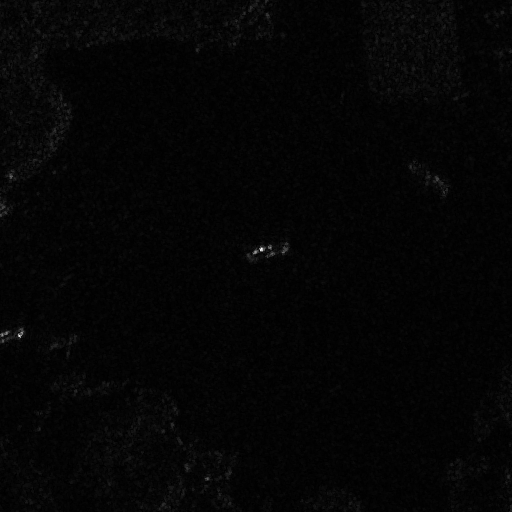
#> input picture data/Cargo/AggregatesCarrier/Ship_C01S01N0001.tiff, 512 x 512 px
$ python -i segment_lgmm.py   (imports and definitions only)
#> lines starting #> are read from the running program, lines starting #| are printed output that depends on the picture; after the words box and inside, x2 and y2 are one past the last pixel; in counts of white or black regions, pixels touching at a corner belong together
#> further down, picture is the input picture: shape (512, 512); min 0, max 255, mean 4.7
import os
from pathlib import Path
import argparse
import random
from concurrent.futures import ProcessPoolExecutor, as_completed
from collections import deque
import numpy as np
import cv2
import pandas as pd
from tqdm import tqdm

try:
    from sklearn.mixture import GaussianMixture
    from sklearn.cluster import KMeans
except Exception as e:
    raise SystemExit("❌ Instalează scikit-learn: pip install scikit-learn\n" + str(e))

IMG_EXTS = [".tiff", ".tif", ".png", ".jpg", ".jpeg"]

# [22 lines left out: functions load_meta, find_image, not called in this run]

def ensure_positive(img: np.ndarray)->np.ndarray:
    x=img.astype(np.float32)
    if np.any(x<=0):
        pos=x[x>0]
        x[x<=0]=np.min(pos) if pos.size else 1.0
    return x

def to_log(gray: np.ndarray)->np.ndarray:
    return np.log1p(ensure_positive(gray))

# [5 lines left out: function read_gray, not called in this run]

def gaussian_if(x: np.ndarray, sigma: float)->np.ndarray:
    if sigma and sigma>0:
        return cv2.GaussianBlur(x, (0, 0), sigmaX=float(sigma))
    return x

def nodata_from_border_zeros(img_u8: np.ndarray) -> np.ndarray:
    z=(img_u8==0).astype(np.uint8)
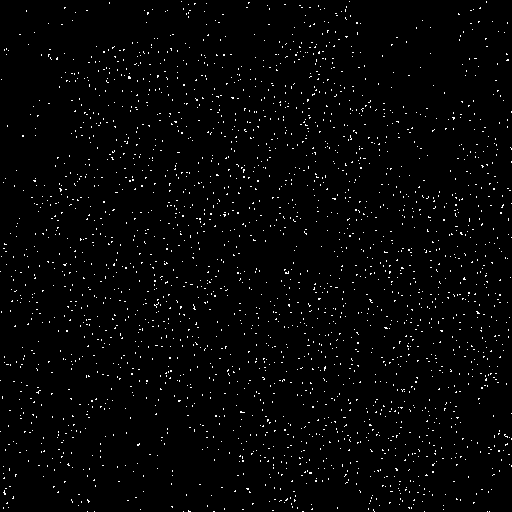
#> z: shape (512, 512); values 0 (black) and 1 (white), 1.9% white in thin lines or dots
    H, W=z.shape
#> H = 512; W = 512
    vis=np.zeros_like(z, dtype=np.uint8)
    q=deque()

    for i in range(H):
        if z[i, 0]: q.append((i, 0))
        if z[i, W-1]: q.append((i, W-1))
    for j in range(W):
        if z[0, j]: q.append((0, j))
        if z[H-1, j]: q.append((H-1, j))

    while q:
        i, j=q.popleft()
        if vis[i, j]: continue
        vis[i, j]=1
        for di, dj in ((1,0),(-1,0),(0,1),(0,-1)):
            ni, nj=i+di, j+dj
            if 0<=ni<H and 0<=nj<W and z[ni, nj] and not vis[ni, nj]:
                q.append((ni, nj))
#> this loop made 40 passes
#> (i, j) on passes 1 to 12: (111, 511), (112, 511), (148, 511), (149, 511), (161, 511), (162, 511), (203, 511), (237, 511), (271, 0), (380, 0), (413, 511), (431, 0)
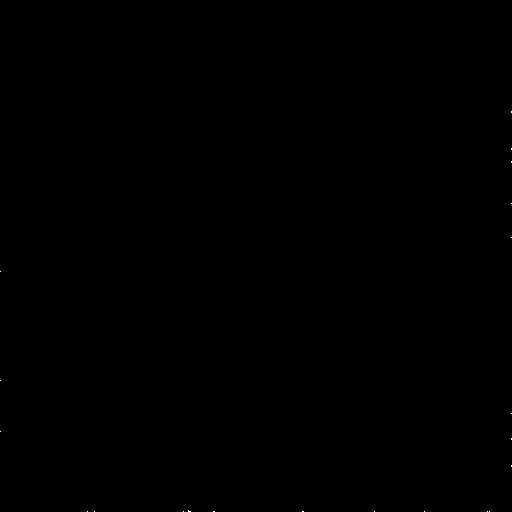
#> vis: shape (512, 512); values 0 (black) and 1 (white), 0.01% white in thin lines or dots, all inside (x1, y1, x2, y2) = (0, 111, 512, 512)
    return vis.astype(bool)

# ---------- Otsu în log (pe pixeli valizi) ----------

# [52 lines left out: functions otsu_mask_from_log, local_variance_log, mask_kmeans_log, mask_varlog_otsu, not called in this run]

def majority_vote(masks: list[np.ndarray]) -> np.ndarray:
    stack=np.stack(masks, axis=0).astype(np.uint8)
    return (stack.sum(axis=0)>=2).astype(np.uint8)


def remove_small_components(bin_img: np.ndarray, min_area: int)->np.ndarray:
    if min_area<=0:
        return bin_img.astype(np.uint8)
    n, lab, stats, _=cv2.connectedComponentsWithStats(bin_img.astype(np.uint8), connectivity=8)
    out=np.zeros_like(bin_img, dtype=np.uint8)
    for i in range(1, n):
        if stats[i, cv2.CC_STAT_AREA]>=min_area:
            out[lab==i]=1
    return out

def fill_small_components(bin_img: np.ndarray, max_area: int, fill_value: int)->np.ndarray:
    if max_area<=0:
        return bin_img
    n, lab, stats, _=cv2.connectedComponentsWithStats(bin_img.astype(np.uint8), connectivity=8)
    out=bin_img.copy().astype(np.uint8)
    for i in range(1, n):
        if stats[i, cv2.CC_STAT_AREA] < max_area:
            out[lab==i]=fill_value
    return out

def postprocess(mask: np.ndarray,
                close_k: int=7,
                min_area_sea: int=300,
                min_area_land: int=0,
                hole_sea: int=1200,
                hole_land: int=300)->np.ndarray:
    m=mask.astype(np.uint8)

    if close_k and close_k>1:
        k=cv2.getStructuringElement(cv2.MORPH_RECT, (close_k, close_k))
        m=cv2.morphologyEx(m, cv2.MORPH_CLOSE, k)

    m=remove_small_components(m, min_area_sea)

    inv=remove_small_components(1-m, min_area_land)
    m=1-inv

    inv=fill_small_components(1 - m, hole_sea, fill_value=0)
    m=1-inv

    m=fill_small_components(m, hole_land, fill_value=0)

    return m.astype(np.uint8)


def segment_with_gmm_sklearn(
    image_gray: np.ndarray,
    close_k: int=7,
    min_area_sea: int=300,
    min_area_land: int=0,
    hole_sea: int=1200,
    hole_land: int=300,
    trim_top_pct: float=1.0,
    cov_type: str="diag",
    random_state: int=0,
    n_init: int=1,
    bic_margin: float=0.0,
    all_sea_thresh: float=0.90,
    all_land_thresh: float=0.05,
    fit_max: int=50_000,
    max_iter: int=50,
    tol: float=1e-3,
    reg_covar: float=1e-6,
    pre_gauss: float=0.0,
)->np.ndarray:

    nodata=nodata_from_border_zeros(image_gray)
    x_log=gaussian_if(to_log(image_gray), pre_gauss)
#> in ensure_positive, `x[x<=0]=np.min(pos) if pos.size else 1.0`: x: shape (512, 512) float32; min 1, max 255, mean 4.7
#> in to_log, `return np.log1p(ensure_positive(gray))`:
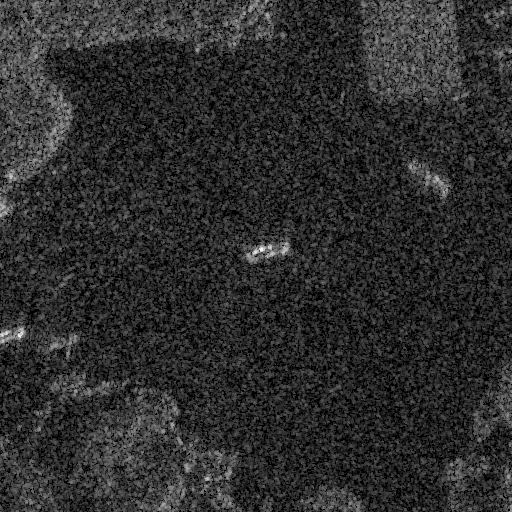
#> returned value: shape (512, 512) float32; min 0.693, max 5.55, mean 1.56; drawn with min black and max white
    valid=(~nodata)&np.isfinite(x_log)

    vals=x_log[valid]
    if vals.size==0:
        return np.zeros_like(image_gray, dtype=np.uint8)

    if 0<trim_top_pct<100:
        cut=np.percentile(vals, 100-float(trim_top_pct))
#> cut = 3.04
        fit_x=vals[vals<=cut]
        if fit_x.size<50:
            fit_x=vals
    else:
        fit_x=vals

    if fit_x.size>fit_max:
        rng=np.random.default_rng(random_state)
        pick=rng.choice(fit_x.size, size=fit_max, replace=False)
        fit_x=fit_x[pick]

    Xfit=fit_x.reshape(-1, 1)

    p30, p70=np.percentile(fit_x, [30, 70])
#> p30 = 1.39; p70 = 1.79
    means2=np.array([[p30], [p70]], dtype=np.float64)
#> means2 = [1.39, 1.79]
    mean1 =np.array([[fit_x.mean()]], dtype=np.float64)
#> mean1 = [1.54]

    gm1=GaussianMixture(n_components=1, covariance_type=cov_type, random_state=random_state,
                          n_init=n_init, max_iter=max_iter, tol=tol, reg_covar=reg_covar,
                          means_init=mean1)
    gm1.fit(Xfit); bic1=gm1.bic(Xfit)
#> after `bic1 = gm1.bic(Xfit)`: bic1 = 77302

    gm2=GaussianMixture(n_components=2, covariance_type=cov_type, random_state=random_state,
                          n_init=n_init, max_iter=max_iter, tol=tol, reg_covar=reg_covar,
                          means_init=means2)
    gm2.fit(Xfit); bic2=gm2.bic(Xfit)
#> after `bic2 = gm2.bic(Xfit)`: bic2 = 76825.9

    if bic1<=bic2+bic_margin:
        tmp=otsu_mask_from_log(x_log, valid=valid)
        sea_frac=float(tmp[valid].mean())
        if sea_frac>=all_sea_thresh:
            mask=np.zeros_like(image_gray, dtype=np.uint8); mask[valid]=1
        elif sea_frac<=all_land_thresh:
            mask=np.zeros_like(image_gray, dtype=np.uint8)
        else:
            mask=tmp.astype(np.uint8)
    else:
        Xvalid=vals.reshape(-1, 1)
        proba=gm2.predict_proba(Xvalid)
#> proba = 262113 pairs, first value 5.63e-11 to 0.957, second value 0.0434 to 1
        means=gm2.means_.reshape(-1)
#> means = [1.27, 1.91]
        sea_comp=int(np.argmin(means))
#> sea_comp = 0
        sea_valid=(proba[:, sea_comp] >= proba[:, 1 - sea_comp]).astype(np.uint8)
        mask=np.zeros_like(image_gray, dtype=np.uint8)
        mask[valid]=sea_valid
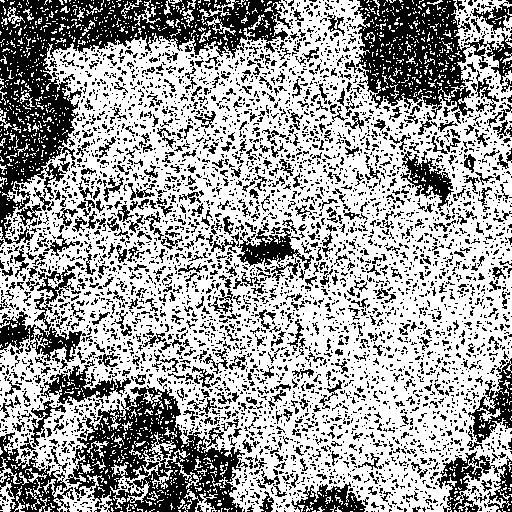
#> mask: shape (512, 512); values 0 (black) and 1 (white), 62.2% white; 4395 black regions (3739 under 20 px), largest, box (x1, y1, x2, y2) and area: (0, 0, 291, 244) 17865, (65, 385, 248, 512) 10371, (354, 0, 512, 124) 9253

    mask[nodata]=0 # NoData = LAND

    mask=postprocess(mask,
                       close_k=close_k,
                       min_area_sea=min_area_sea,
                       min_area_land=min_area_land,
                       hole_sea=hole_sea,
                       hole_land=hole_land)
#> in postprocess, `m=cv2.morphologyEx(m, cv2.MORPH_CLOSE, k)`:
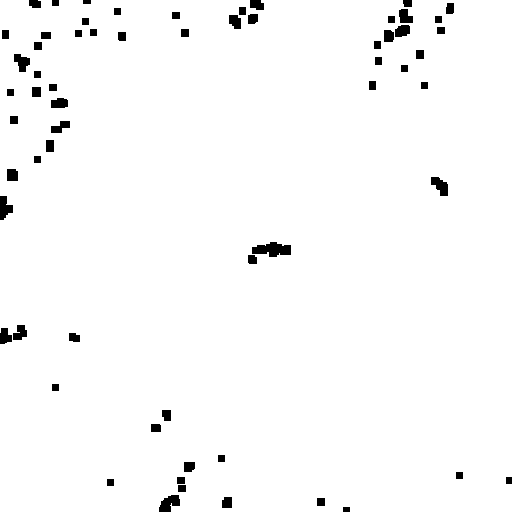
#> m: shape (512, 512); values 0 (black) and 1 (white), 97.9% white; 63 black regions, largest, box (x1, y1, x2, y2) and area: (252, 242, 291, 257) 400, (159, 495, 180, 512) 241, (0, 196, 13, 220) 208
#> in remove_small_components, `n, lab, stats, _=cv2.connectedComponentsWithStats(bin_img.astype(np.ui..`: n = 2; stats = [[0, 0, 512, 512, 5611], [0, 0, 512, 512, 256533]]
#> in fill_small_components, `n, lab, stats, _=cv2.connectedComponentsWithStats(bin_img.astype(np.ui..`:
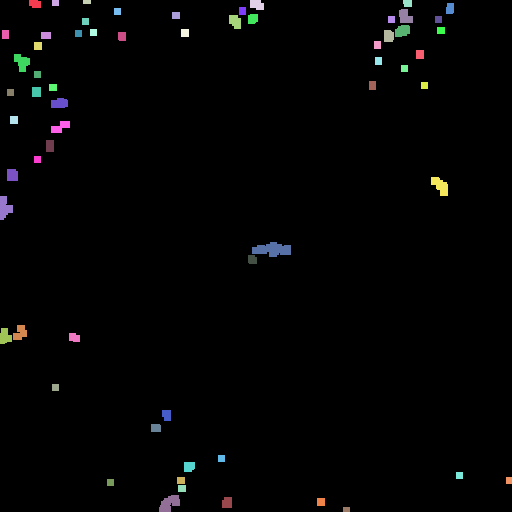
#> lab: shape (512, 512) int32; 64 distinct labels, from 0 to 63; one colour per label, 0 black
#> in fill_small_components, `n, lab, stats, _=cv2.connectedComponentsWithStats(bin_img.astype(np.ui..`: n = 64; stats = 64 rows, first 6: [0, 0, 512, 512, 256533], [29, 0, 12, 8, 87], [52, 0, 7, 6, 42], [83, 0, 8, 4, 32], [250, 0, 14, 10, 119], [403, 0, 9, 7, 60]
#> after the loop in fill_small_components, `for i in range(1, n):`: out: shape (512, 512); every value is 0
#> in postprocess, `m=1-inv`: m: shape (512, 512); every value is 1
#> in fill_small_components (call 2), `n, lab, stats, _=cv2.connectedComponentsWithStats(bin_img.astype(np.ui..`: lab: shape (512, 512) int32; every value is 1
    return mask


# [407 lines left out: functions _seg_lgmm_one, _seg_vote_one, run_seg_lgmm, run_seg_vote, overlay_bgr, map_mask_to_image and 8 more, not called in this run]


# [2 lines not run here, left out]

>>> import cv2
>>> picture = cv2.imread('../data/Cargo/AggregatesCarrier/Ship_C01S01N0001.tiff', cv2.IMREAD_GRAYSCALE)
>>> result = segment_with_gmm_sklearn(picture)

$ run again, on data/Cargo/BulkCarrier/Ship_C01S02N0030.tiff
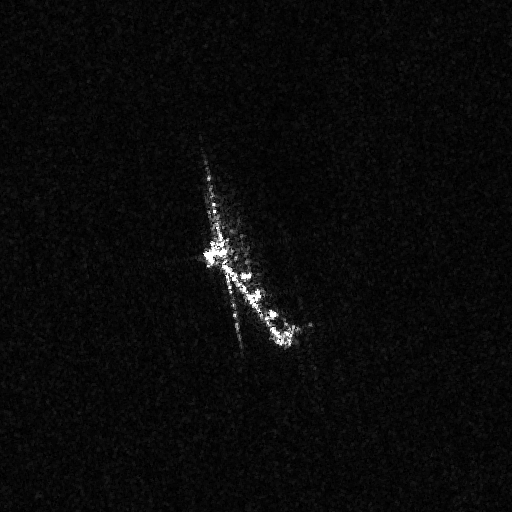
#> input picture data/Cargo/BulkCarrier/Ship_C01S02N0030.tiff, 512 x 512 px
#> picture is the input picture: shape (512, 512); min 0, max 255, mean 10.1
#> z: shape (512, 512); values 0 (black) and 1 (white), 3.8% white in thin lines or dots
#> the loop in nodata_from_border_zeros, `while q:` made 185 passes
#> (i, j) on passes 1 to 3: (0, 0), (1, 0), (26, 511)
#> valid: shape (512, 512) bool; 99.9% white; black in thin lines or dots
#> cut = 4.2
#> p30 = 1.95; p70 = 2.3
#> means2 = [1.95, 2.3]
#> mean1 = [2.14]
#> bic1 = 76151.4
#> bic2 = 75669.3
#> proba = 262002 pairs, first value 2.26e-07 to 0.961, second value 0.0389 to 1
#> means = [1.8, 2.47]
#> sea_comp = 0
#> mask: shape (512, 512); values 0 (black) and 1 (white), 48.2% white; 1090 white regions (989 under 20 px), largest, box (x1, y1, x2, y2) and area: (0, 0, 512, 512) 114881, (474, 468, 512, 512) 609, (0, 329, 44, 374) 558
#> in remove_small_components, `n, lab, stats, _=cv2.connectedComponentsWithStats(bin_img.astype(np.ui..`:
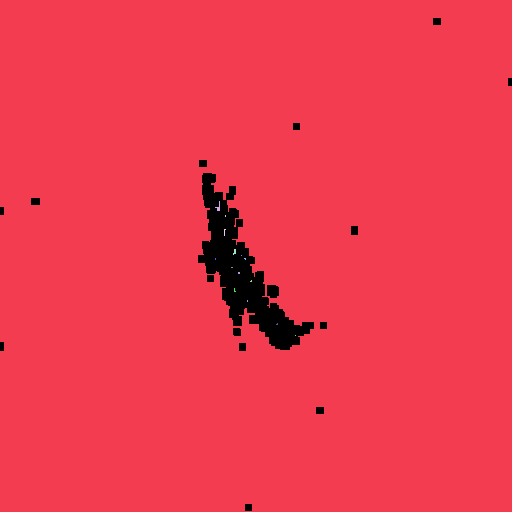
#> lab: shape (512, 512) int32; 16 distinct labels, from 0 to 15; one colour per label, 0 black
#> in remove_small_components, `n, lab, stats, _=cv2.connectedComponentsWithStats(bin_img.astype(np.ui..`: n = 16; stats = 16 rows, first 6: [0, 18, 512, 493, 7336], [0, 0, 512, 512, 254740], [215, 201, 5, 10, 20], [225, 215, 1, 2, 2], [224, 229, 2, 7, 8], [233, 249, 3, 6, 12]
#> in fill_small_components, `n, lab, stats, _=cv2.connectedComponentsWithStats(bin_img.astype(np.ui..`: n = 17; stats = 17 rows, first 6: [0, 0, 512, 512, 254740], [433, 18, 8, 7, 56], [508, 78, 4, 8, 32], [293, 123, 7, 7, 49], [199, 160, 8, 7, 56], [198, 173, 116, 177, 6554]
#> after the loop in fill_small_components, `for i in range(1, n):`:
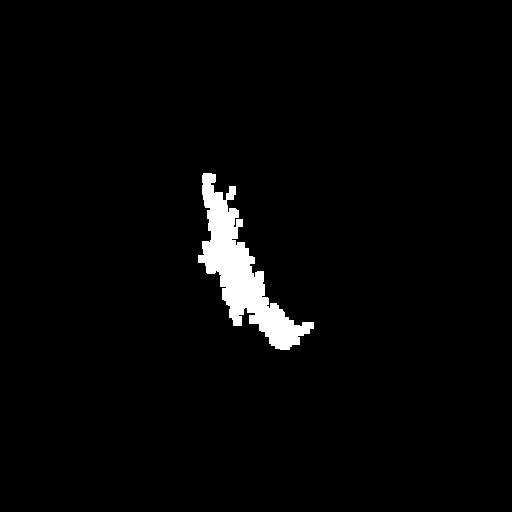
#> out: shape (512, 512); values 0 (black) and 1 (white), 2.5% white; 1 white region, box (x1, y1, x2, y2) and area: (198, 173, 314, 350) 6554
